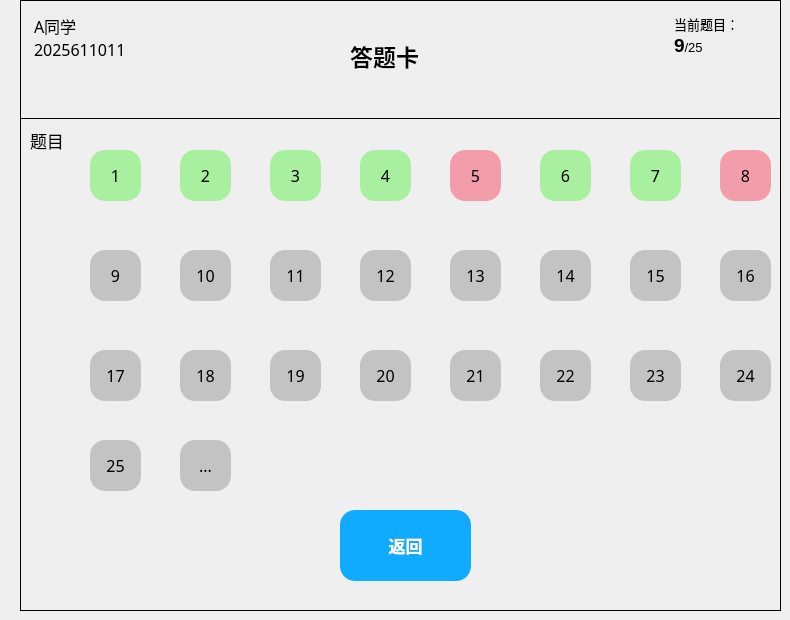
     <widget class="QWidget" name="page_12">
      <widget class="QFrame" name="frame_3">
       <property name="geometry">
        <rect>
         <x>20</x>
         <y>0</y>
         <width>761</width>
         <height>611</height>
        </rect>
       </property>
       <property name="sizePolicy">
        <sizepolicy hsizetype="Expanding" vsizetype="Expanding">
         <horstretch>0</horstretch>
         <verstretch>0</verstretch>
        </sizepolicy>
       </property>
       <property name="cursor">
        <cursorShape>ArrowCursor</cursorShape>
       </property>
       <property name="layoutDirection">
        <enum>Qt::LeftToRight</enum>
       </property>
       <property name="styleSheet">
        <string notr="true"/>
       </property>
       <property name="frameShape">
        <enum>QFrame::Panel</enum>
       </property>
       <property name="frameShadow">
        <enum>QFrame::Plain</enum>
       </property>
       <widget class="Line" name="line_3">
        <property name="geometry">
         <rect>
          <x>0</x>
          <y>110</y>
          <width>801</width>
          <height>16</height>
         </rect>
        </property>
        <property name="font">
         <font>
          <pointsize>4</pointsize>
         </font>
        </property>
        <property name="frameShadow">
         <enum>QFrame::Plain</enum>
        </property>
        <property name="orientation">
         <enum>Qt::Horizontal</enum>
        </property>
       </widget>
       <widget class="QTextBrowser" name="text_info_3">
        <property name="geometry">
         <rect>
          <x>10</x>
          <y>10</y>
          <width>171</width>
          <height>61</height>
         </rect>
        </property>
        <property name="font">
         <font>
          <family>微软雅黑</family>
          <pointsize>11</pointsize>
         </font>
        </property>
        <property name="styleSheet">
         <string notr="true">background-color: rgb(238, 238, 238);</string>
        </property>
        <property name="frameShape">
         <enum>QFrame::NoFrame</enum>
        </property>
        <property name="html">
         <string>&lt;!DOCTYPE HTML PUBLIC &quot;-//W3C//DTD HTML 4.0//EN&quot; &quot;http://www.w3.org/TR/REC-html40/strict.dtd&quot;&gt;
&lt;html&gt;&lt;head&gt;&lt;meta name=&quot;qrichtext&quot; content=&quot;1&quot; /&gt;&lt;style type=&quot;text/css&quot;&gt;
p, li { white-space: pre-wrap; }
&lt;/style&gt;&lt;/head&gt;&lt;body style=&quot; font-family:'微软雅黑'; font-size:11pt; font-weight:400; font-style:normal;&quot;&gt;
&lt;p style=&quot; margin-top:0px; margin-bottom:0px; margin-left:0px; margin-right:0px; -qt-block-indent:0; text-indent:0px;&quot;&gt;&lt;span style=&quot; font-family:'SimSun'; font-size:12pt;&quot;&gt;A同学&lt;/span&gt;&lt;/p&gt;
&lt;p style=&quot; margin-top:0px; margin-bottom:0px; margin-left:0px; margin-right:0px; -qt-block-indent:0; text-indent:0px;&quot;&gt;&lt;span style=&quot; font-family:'SimSun'; font-size:12pt;&quot;&gt;2025611011&lt;/span&gt;&lt;/p&gt;&lt;/body&gt;&lt;/html&gt;</string>
        </property>
       </widget>
       <widget class="QTextBrowser" name="exercise_current_3">
        <property name="geometry">
         <rect>
          <x>650</x>
          <y>10</y>
          <width>101</width>
          <height>81</height>
         </rect>
        </property>
        <property name="font">
         <font>
          <pointsize>9</pointsize>
         </font>
        </property>
        <property name="styleSheet">
         <string notr="true">background-color: rgb(238, 238, 238);</string>
        </property>
        <property name="frameShape">
         <enum>QFrame::NoFrame</enum>
        </property>
        <property name="html">
         <string>&lt;!DOCTYPE HTML PUBLIC &quot;-//W3C//DTD HTML 4.0//EN&quot; &quot;http://www.w3.org/TR/REC-html40/strict.dtd&quot;&gt;
&lt;html&gt;&lt;head&gt;&lt;meta name=&quot;qrichtext&quot; content=&quot;1&quot; /&gt;&lt;style type=&quot;text/css&quot;&gt;
p, li { white-space: pre-wrap; }
&lt;/style&gt;&lt;/head&gt;&lt;body style=&quot; font-family:'SimSun'; font-size:9pt; font-weight:400; font-style:normal;&quot;&gt;
&lt;p style=&quot; margin-top:0px; margin-bottom:0px; margin-left:0px; margin-right:0px; -qt-block-indent:0; text-indent:0px;&quot;&gt;&lt;span style=&quot; font-size:10pt;&quot;&gt;当前题目：&lt;/span&gt;&lt;/p&gt;
&lt;p style=&quot; margin-top:0px; margin-bottom:0px; margin-left:0px; margin-right:0px; -qt-block-indent:0; text-indent:0px;&quot;&gt;&lt;span style=&quot; font-size:14pt; font-weight:600;&quot;&gt;9&lt;/span&gt;&lt;span style=&quot; font-size:10pt;&quot;&gt;/25&lt;/span&gt;&lt;/p&gt;
&lt;p style=&quot;-qt-paragraph-type:empty; margin-top:0px; margin-bottom:0px; margin-left:0px; margin-right:0px; -qt-block-indent:0; text-indent:0px;&quot;&gt;&lt;br /&gt;&lt;/p&gt;&lt;/body&gt;&lt;/html&gt;</string>
        </property>
       </widget>
       <widget class="QPushButton" name="exercise_Q1_3">
        <property name="geometry">
         <rect>
          <x>70</x>
          <y>150</y>
          <width>51</width>
          <height>51</height>
         </rect>
        </property>
        <property name="font">
         <font>
          <family>微软雅黑</family>
          <pointsize>12</pointsize>
         </font>
        </property>
        <property name="styleSheet">
         <string notr="true">QPushButton{
background-color: rgb(168, 239, 160);
border-radius:15px
}
QPushButton:hover{
	background-color: rgb(217, 217, 217);
	border-radius:15px
}
QPushButton:pressed{
	padding-left:5px;
	padding-top:5px;
}</string>
        </property>
        <property name="text">
         <string>1</string>
        </property>
       </widget>
       <widget class="QLabel" name="label_title_3">
        <property name="geometry">
         <rect>
          <x>10</x>
          <y>120</y>
          <width>41</width>
          <height>41</height>
         </rect>
        </property>
        <property name="font">
         <font>
          <family>微软雅黑</family>
          <pointsize>13</pointsize>
         </font>
        </property>
        <property name="styleSheet">
         <string notr="true">border-bottom-left-radius:15px

</string>
        </property>
        <property name="frameShape">
         <enum>QFrame::WinPanel</enum>
        </property>
        <property name="frameShadow">
         <enum>QFrame::Sunken</enum>
        </property>
        <property name="text">
         <string>题目</string>
        </property>
       </widget>
       <widget class="QPushButton" name="exercise_Q2_3">
        <property name="geometry">
         <rect>
          <x>160</x>
          <y>150</y>
          <width>51</width>
          <height>51</height>
         </rect>
        </property>
        <property name="font">
         <font>
          <family>微软雅黑</family>
          <pointsize>12</pointsize>
         </font>
        </property>
        <property name="styleSheet">
         <string notr="true">QPushButton{
background-color: rgb(168, 239, 160);
border-radius:15px
}
QPushButton:hover{
	background-color: rgb(217, 217, 217);
	border-radius:15px
}
QPushButton:pressed{
	padding-left:5px;
	padding-top:5px;
}</string>
        </property>
        <property name="text">
         <string>2</string>
        </property>
       </widget>
       <widget class="QPushButton" name="exercise_Q5_3">
        <property name="geometry">
         <rect>
          <x>430</x>
          <y>150</y>
          <width>51</width>
          <height>51</height>
         </rect>
        </property>
        <property name="font">
         <font>
          <family>微软雅黑</family>
          <pointsize>12</pointsize>
         </font>
        </property>
        <property name="styleSheet">
         <string notr="true">QPushButton{
border-radius:15px;
background-color: rgb(244, 157, 170);
}
QPushButton:hover{
	background-color: rgb(217, 217, 217);
	border-radius:15px
}
QPushButton:pressed{
	padding-left:5px;
	padding-top:5px;
}</string>
        </property>
        <property name="text">
         <string>5</string>
        </property>
       </widget>
       <widget class="QPushButton" name="exercise_Q4_3">
        <property name="geometry">
         <rect>
          <x>340</x>
          <y>150</y>
          <width>51</width>
          <height>51</height>
         </rect>
        </property>
        <property name="font">
         <font>
          <family>微软雅黑</family>
          <pointsize>12</pointsize>
         </font>
        </property>
        <property name="styleSheet">
         <string notr="true">QPushButton{
background-color: rgb(168, 239, 160);
border-radius:15px
}
QPushButton:hover{
	background-color: rgb(217, 217, 217);
	border-radius:15px
}
QPushButton:pressed{
	padding-left:5px;
	padding-top:5px;
}</string>
        </property>
        <property name="text">
         <string>4</string>
        </property>
       </widget>
       <widget class="QPushButton" name="exercise_Q3_3">
        <property name="geometry">
         <rect>
          <x>250</x>
          <y>150</y>
          <width>51</width>
          <height>51</height>
         </rect>
        </property>
        <property name="font">
         <font>
          <family>微软雅黑</family>
          <pointsize>12</pointsize>
         </font>
        </property>
        <property name="styleSheet">
         <string notr="true">QPushButton{
background-color: rgb(168, 239, 160);
border-radius:15px
}
QPushButton:hover{
	background-color: rgb(217, 217, 217);
	border-radius:15px
}
QPushButton:pressed{
	padding-left:5px;
	padding-top:5px;
}</string>
        </property>
        <property name="text">
         <string>3</string>
        </property>
       </widget>
       <widget class="QPushButton" name="exercise_Q7_3">
        <property name="geometry">
         <rect>
          <x>610</x>
          <y>150</y>
          <width>51</width>
          <height>51</height>
         </rect>
        </property>
        <property name="font">
         <font>
          <family>微软雅黑</family>
          <pointsize>12</pointsize>
         </font>
        </property>
        <property name="styleSheet">
         <string notr="true">QPushButton{
background-color: rgb(168, 239, 160);
border-radius:15px
}
QPushButton:hover{
	background-color: rgb(217, 217, 217);
	border-radius:15px
}
QPushButton:pressed{
	padding-left:5px;
	padding-top:5px;
}</string>
        </property>
        <property name="text">
         <string>7</string>
        </property>
       </widget>
       <widget class="QPushButton" name="exercise_Q10_3">
        <property name="geometry">
         <rect>
          <x>160</x>
          <y>250</y>
          <width>51</width>
          <height>51</height>
         </rect>
        </property>
        <property name="font">
         <font>
          <family>微软雅黑</family>
          <pointsize>12</pointsize>
         </font>
        </property>
        <property name="styleSheet">
         <string notr="true">QPushButton{
background-color: rgb(195, 195, 195);
border-radius:15px}
QPushButton:pressed{
	padding-left:5px;
	padding-top:5px;
}
QPushButton:hover{
	background-color: rgb(217, 217, 217);
	border-radius:15px
}</string>
        </property>
        <property name="text">
         <string>10</string>
        </property>
       </widget>
       <widget class="QPushButton" name="exercise_Q9_3">
        <property name="geometry">
         <rect>
          <x>70</x>
          <y>250</y>
          <width>51</width>
          <height>51</height>
         </rect>
        </property>
        <property name="font">
         <font>
          <family>微软雅黑</family>
          <pointsize>12</pointsize>
         </font>
        </property>
        <property name="styleSheet">
         <string notr="true">QPushButton{
background-color: rgb(195, 195, 195);
border-radius:15px}
QPushButton:pressed{
	padding-left:5px;
	padding-top:5px;
}
QPushButton:hover{
	background-color: rgb(217, 217, 217);
	border-radius:15px
}</string>
        </property>
        <property name="text">
         <string>9</string>
        </property>
       </widget>
       <widget class="QPushButton" name="exercise_Q8_3">
        <property name="geometry">
         <rect>
          <x>700</x>
          <y>150</y>
          <width>51</width>
          <height>51</height>
         </rect>
        </property>
        <property name="font">
         <font>
          <family>微软雅黑</family>
          <pointsize>12</pointsize>
         </font>
        </property>
        <property name="styleSheet">
         <string notr="true">QPushButton{
border-radius:15px;
background-color: rgb(244, 157, 170);
}
QPushButton:hover{
	background-color: rgb(217, 217, 217);
	border-radius:15px
}
QPushButton:pressed{
	padding-left:5px;
	padding-top:5px;
}</string>
        </property>
        <property name="text">
         <string>8</string>
        </property>
       </widget>
       <widget class="QPushButton" name="exercise_Q6_3">
        <property name="geometry">
         <rect>
          <x>520</x>
          <y>150</y>
          <width>51</width>
          <height>51</height>
         </rect>
        </property>
        <property name="font">
         <font>
          <family>微软雅黑</family>
          <pointsize>12</pointsize>
         </font>
        </property>
        <property name="styleSheet">
         <string notr="true">QPushButton{
background-color: rgb(168, 239, 160);
border-radius:15px
}
QPushButton:hover{
	background-color: rgb(217, 217, 217);
	border-radius:15px
}
QPushButton:pressed{
	padding-left:5px;
	padding-top:5px;
}</string>
        </property>
        <property name="text">
         <string>6</string>
        </property>
       </widget>
       <widget class="QLabel" name="label_answersheet_3">
        <property name="geometry">
         <rect>
          <x>330</x>
          <y>30</y>
          <width>111</width>
          <height>51</height>
         </rect>
        </property>
        <property name="font">
         <font>
          <family>微软雅黑</family>
          <pointsize>17</pointsize>
          <weight>75</weight>
          <bold>true</bold>
         </font>
        </property>
        <property name="text">
         <string>答题卡</string>
        </property>
       </widget>
       <widget class="QPushButton" name="exercise_Qmore_3">
        <property name="geometry">
         <rect>
          <x>160</x>
          <y>440</y>
          <width>51</width>
          <height>51</height>
         </rect>
        </property>
        <property name="font">
         <font>
          <family>微软雅黑</family>
          <pointsize>12</pointsize>
         </font>
        </property>
        <property name="styleSheet">
         <string notr="true">QPushButton{
background-color: rgb(195, 195, 195);
border-radius:15px}
QPushButton:hover{
	background-color: rgb(217, 217, 217);
	border-radius:15px
}
QPushButton:pressed{
	padding-left:5px;
	padding-top:5px;
}</string>
        </property>
        <property name="text">
         <string>...</string>
        </property>
       </widget>
       <widget class="QPushButton" name="exercise_Q11_3">
        <property name="geometry">
         <rect>
          <x>250</x>
          <y>250</y>
          <width>51</width>
          <height>51</height>
         </rect>
        </property>
        <property name="font">
         <font>
          <family>微软雅黑</family>
          <pointsize>12</pointsize>
         </font>
        </property>
        <property name="styleSheet">
         <string notr="true">QPushButton{
background-color: rgb(195, 195, 195);
border-radius:15px}
QPushButton:pressed{
	padding-left:5px;
	padding-top:5px;
}
QPushButton:hover{
	background-color: rgb(217, 217, 217);
	border-radius:15px
}</string>
        </property>
        <property name="text">
         <string>11</string>
        </property>
       </widget>
       <widget class="QPushButton" name="exercise_Q12_3">
        <property name="geometry">
         <rect>
          <x>340</x>
          <y>250</y>
          <width>51</width>
          <height>51</height>
         </rect>
        </property>
        <property name="font">
         <font>
          <family>微软雅黑</family>
          <pointsize>12</pointsize>
         </font>
        </property>
        <property name="styleSheet">
         <string notr="true">QPushButton{
background-color: rgb(195, 195, 195);
border-radius:15px}
QPushButton:pressed{
	padding-left:5px;
	padding-top:5px;
}
QPushButton:hover{
	background-color: rgb(217, 217, 217);
	border-radius:15px
}</string>
        </property>
        <property name="text">
         <string>12</string>
        </property>
       </widget>
       <widget class="QPushButton" name="exercise_Q17_3">
        <property name="geometry">
         <rect>
          <x>70</x>
          <y>350</y>
          <width>51</width>
          <height>51</height>
         </rect>
        </property>
        <property name="font">
         <font>
          <family>微软雅黑</family>
          <pointsize>12</pointsize>
         </font>
        </property>
        <property name="styleSheet">
         <string notr="true">QPushButton{
background-color: rgb(195, 195, 195);
border-radius:15px}
QPushButton:pressed{
	padding-left:5px;
	padding-top:5px;
}
QPushButton:hover{
	background-color: rgb(217, 217, 217);
	border-radius:15px
}</string>
        </property>
        <property name="text">
         <string>17</string>
        </property>
       </widget>
       <widget class="QPushButton" name="exercise_Q18_3">
        <property name="geometry">
         <rect>
          <x>160</x>
          <y>350</y>
          <width>51</width>
          <height>51</height>
         </rect>
        </property>
        <property name="font">
         <font>
          <family>微软雅黑</family>
          <pointsize>12</pointsize>
         </font>
        </property>
        <property name="styleSheet">
         <string notr="true">QPushButton{
background-color: rgb(195, 195, 195);
border-radius:15px}
QPushButton:pressed{
	padding-left:5px;
	padding-top:5px;
}
QPushButton:hover{
	background-color: rgb(217, 217, 217);
	border-radius:15px
}</string>
        </property>
        <property name="text">
         <string>18</string>
        </property>
       </widget>
       <widget class="QPushButton" name="exercise_Q19_3">
        <property name="geometry">
         <rect>
          <x>250</x>
          <y>350</y>
          <width>51</width>
          <height>51</height>
         </rect>
        </property>
        <property name="font">
         <font>
          <family>微软雅黑</family>
          <pointsize>12</pointsize>
         </font>
        </property>
        <property name="styleSheet">
         <string notr="true">QPushButton{
background-color: rgb(195, 195, 195);
border-radius:15px}
QPushButton:pressed{
	padding-left:5px;
	padding-top:5px;
}
QPushButton:hover{
	background-color: rgb(217, 217, 217);
	border-radius:15px
}</string>
        </property>
        <property name="text">
         <string>19</string>
        </property>
       </widget>
       <widget class="QPushButton" name="exercise_Q14_3">
        <property name="geometry">
         <rect>
          <x>520</x>
          <y>250</y>
          <width>51</width>
          <height>51</height>
         </rect>
        </property>
        <property name="font">
         <font>
          <family>微软雅黑</family>
          <pointsize>12</pointsize>
         </font>
        </property>
        <property name="styleSheet">
         <string notr="true">QPushButton{
background-color: rgb(195, 195, 195);
border-radius:15px}
QPushButton:pressed{
	padding-left:5px;
	padding-top:5px;
}
QPushButton:hover{
	background-color: rgb(217, 217, 217);
	border-radius:15px
}</string>
        </property>
        <property name="text">
         <string>14</string>
        </property>
       </widget>
       <widget class="QPushButton" name="exercise_Q13_3">
        <property name="geometry">
         <rect>
          <x>430</x>
          <y>250</y>
          <width>51</width>
          <height>51</height>
         </rect>
        </property>
        <property name="font">
         <font>
          <family>微软雅黑</family>
          <pointsize>12</pointsize>
         </font>
        </property>
        <property name="styleSheet">
         <string notr="true">QPushButton{
background-color: rgb(195, 195, 195);
border-radius:15px}
QPushButton:pressed{
	padding-left:5px;
	padding-top:5px;
}
QPushButton:hover{
	background-color: rgb(217, 217, 217);
	border-radius:15px
}</string>
        </property>
        <property name="text">
         <string>13</string>
        </property>
       </widget>
       <widget class="QPushButton" name="exercise_Q22_3">
        <property name="geometry">
         <rect>
          <x>520</x>
          <y>350</y>
          <width>51</width>
          <height>51</height>
         </rect>
        </property>
        <property name="font">
         <font>
          <family>微软雅黑</family>
          <pointsize>12</pointsize>
         </font>
        </property>
        <property name="styleSheet">
         <string notr="true">QPushButton{
background-color: rgb(195, 195, 195);
border-radius:15px}
QPushButton:pressed{
	padding-left:5px;
	padding-top:5px;
}
QPushButton:hover{
	background-color: rgb(217, 217, 217);
	border-radius:15px
}</string>
        </property>
        <property name="text">
         <string>22</string>
        </property>
       </widget>
       <widget class="QPushButton" name="exercise_Q21_3">
        <property name="geometry">
         <rect>
          <x>430</x>
          <y>350</y>
          <width>51</width>
          <height>51</height>
         </rect>
        </property>
        <property name="font">
         <font>
          <family>微软雅黑</family>
          <pointsize>12</pointsize>
         </font>
        </property>
        <property name="styleSheet">
         <string notr="true">QPushButton{
background-color: rgb(195, 195, 195);
border-radius:15px}
QPushButton:pressed{
	padding-left:5px;
	padding-top:5px;
}
QPushButton:hover{
	background-color: rgb(217, 217, 217);
	border-radius:15px
}</string>
        </property>
        <property name="text">
         <string>21</string>
        </property>
       </widget>
       <widget class="QPushButton" name="exercise_Q20_3">
        <property name="geometry">
         <rect>
          <x>340</x>
          <y>350</y>
          <width>51</width>
          <height>51</height>
         </rect>
        </property>
        <property name="font">
         <font>
          <family>微软雅黑</family>
          <pointsize>12</pointsize>
         </font>
        </property>
        <property name="styleSheet">
         <string notr="true">QPushButton{
background-color: rgb(195, 195, 195);
border-radius:15px}
QPushButton:pressed{
	padding-left:5px;
	padding-top:5px;
}
QPushButton:hover{
	background-color: rgb(217, 217, 217);
	border-radius:15px
}</string>
        </property>
        <property name="text">
         <string>20</string>
        </property>
       </widget>
       <widget class="QPushButton" name="exercise_Q16_3">
        <property name="geometry">
         <rect>
          <x>700</x>
          <y>250</y>
          <width>51</width>
          <height>51</height>
         </rect>
        </property>
        <property name="font">
         <font>
          <family>微软雅黑</family>
          <pointsize>12</pointsize>
         </font>
        </property>
        <property name="styleSheet">
         <string notr="true">QPushButton{
background-color: rgb(195, 195, 195);
border-radius:15px}
QPushButton:pressed{
	padding-left:5px;
	padding-top:5px;
}
QPushButton:hover{
	background-color: rgb(217, 217, 217);
	border-radius:15px
}</string>
        </property>
        <property name="text">
         <string>16</string>
        </property>
       </widget>
       <widget class="QPushButton" name="exercise_Q15_3">
        <property name="geometry">
         <rect>
          <x>610</x>
          <y>250</y>
          <width>51</width>
          <height>51</height>
         </rect>
        </property>
        <property name="font">
         <font>
          <family>微软雅黑</family>
          <pointsize>12</pointsize>
         </font>
        </property>
        <property name="styleSheet">
         <string notr="true">QPushButton{
background-color: rgb(195, 195, 195);
border-radius:15px}
QPushButton:pressed{
	padding-left:5px;
	padding-top:5px;
}
QPushButton:hover{
	background-color: rgb(217, 217, 217);
	border-radius:15px
}</string>
        </property>
        <property name="text">
         <string>15</string>
        </property>
       </widget>
       <widget class="QPushButton" name="exercise_Q23_3">
        <property name="geometry">
         <rect>
          <x>610</x>
          <y>350</y>
          <width>51</width>
          <height>51</height>
         </rect>
        </property>
        <property name="font">
         <font>
          <family>微软雅黑</family>
          <pointsize>12</pointsize>
         </font>
        </property>
        <property name="styleSheet">
         <string notr="true">QPushButton{
background-color: rgb(195, 195, 195);
border-radius:15px}
QPushButton:pressed{
	padding-left:5px;
	padding-top:5px;
}
QPushButton:hover{
	background-color: rgb(217, 217, 217);
	border-radius:15px
}</string>
        </property>
        <property name="text">
         <string>23</string>
        </property>
       </widget>
       <widget class="QPushButton" name="exercise_Q25_3">
        <property name="geometry">
         <rect>
          <x>70</x>
          <y>440</y>
          <width>51</width>
          <height>51</height>
         </rect>
        </property>
        <property name="font">
         <font>
          <family>微软雅黑</family>
          <pointsize>12</pointsize>
         </font>
        </property>
        <property name="styleSheet">
         <string notr="true">QPushButton{
background-color: rgb(195, 195, 195);
border-radius:15px}
QPushButton:pressed{
	padding-left:5px;
	padding-top:5px;
}
QPushButton:hover{
	background-color: rgb(217, 217, 217);
	border-radius:15px
}</string>
        </property>
        <property name="text">
         <string>25</string>
        </property>
       </widget>
       <widget class="QPushButton" name="exercise_Q24_3">
        <property name="geometry">
         <rect>
          <x>700</x>
          <y>350</y>
          <width>51</width>
          <height>51</height>
         </rect>
        </property>
        <property name="font">
         <font>
          <family>微软雅黑</family>
          <pointsize>12</pointsize>
         </font>
        </property>
        <property name="styleSheet">
         <string notr="true">QPushButton{
background-color: rgb(195, 195, 195);
border-radius:15px}
QPushButton:pressed{
	padding-left:5px;
	padding-top:5px;
}
QPushButton:hover{
	background-color: rgb(217, 217, 217);
	border-radius:15px
}</string>
        </property>
        <property name="text">
         <string>24</string>
        </property>
       </widget>
       <widget class="QPushButton" name="answer_sheet_back_1">
        <property name="geometry">
         <rect>
          <x>320</x>
          <y>510</y>
          <width>131</width>
          <height>71</height>
         </rect>
        </property>
        <property name="font">
         <font>
          <family>微软雅黑</family>
          <pointsize>13</pointsize>
          <weight>75</weight>
          <bold>true</bold>
          <underline>false</underline>
         </font>
        </property>
        <property name="cursor">
         <cursorShape>PointingHandCursor</cursorShape>
        </property>
        <property name="styleSheet">
         <string notr="true">QPushButton{
	background-color: rgb(16, 171, 255);
	color: rgb(255, 255, 255);
	border-radius:15px

}
QPushButton:pressed{
	padding-left:5px;
	padding-top:5px;
}</string>
        </property>
        <property name="text">
         <string>返回</string>
        </property>
       </widget>
      </widget>
     </widget>
